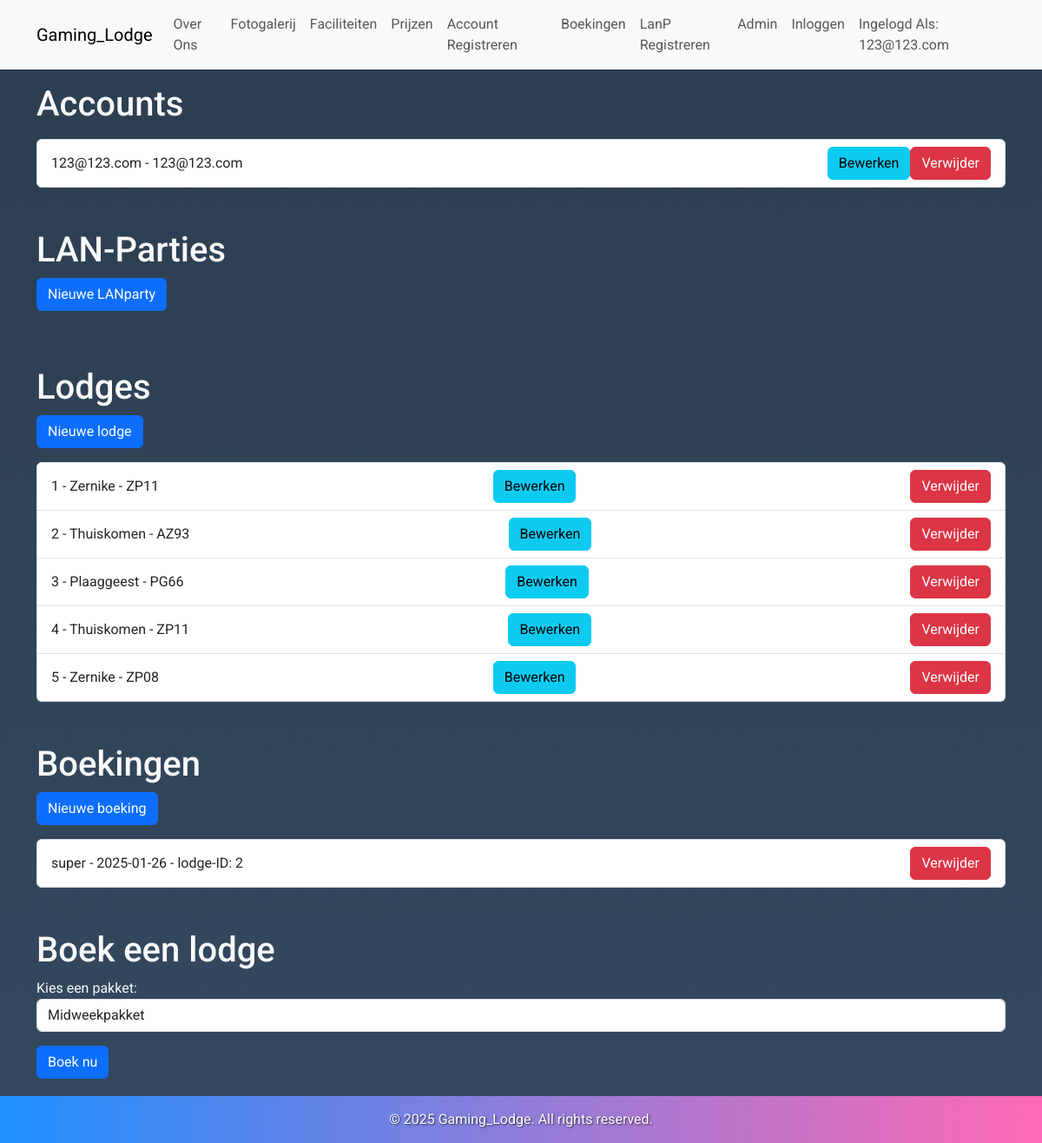
Page /admin (signed in) on the committed database.
### dbmodel.py (models this page shows, shortened)
class KlantTabel(db.Model, UserMixin):
    id = db.Column(db.Integer, primary_key=True)
    username = db.Column(db.String(80), nullable=False)
    email = db.Column(db.String(120), nullable=False)
    password = db.Column(db.String(120), nullable=False)

class BungalowTabel(db.Model):
    id = db.Column(db.Integer, primary_key=True)
    bnaam = db.Column(db.String(80), nullable=False)
    adrescode = db.Column(db.String(80), nullable=False)

class BoekingTabel(db.Model):
    id = db.Column(db.Integer, primary_key=True)
    username = db.Column(db.String(80), nullable=False)
    email = db.Column(db.String(80), nullable=False)
    phone = db.Column(db.String(80), nullable=False)
    bungalow_id = db.Column(db.Integer, db.ForeignKey('bungalow_tabel.id'), nullable=False)
    arrival = db.Column(db.String(80), nullable=False)
    duration = db.Column(db.String(80), nullable=False)
    bungalow_tabel = db.relationship('BungalowTabel', backref=db.backref('boekingen'), lazy=True)

### routes.py (the view)
@app.route('/admin', methods=['GET', 'POST', 'DELETE'])
def klanten():
    users = KlantTabel.query.all()
    parties = LanTabel.query.all()
    boekingen = BoekingTabel.query.all()
    lodges = BungalowTabel.query.all()
    print(boekingen)
    return render_template('admin.html', users=users, parties=parties, boekingen=boekingen, lodges=lodges)

### app.py (called while the page is built)
@app.before_request
def create_tables():
    db.create_all()

### dbmodel.py (called while the page is built)
@login_manager.user_loader
def load_user(user_id):
    return KlantTabel.query.get(int(user_id))

### templates/admin.html (shortened to what this page needs)
{% extends "base.html" %}
{% block content %}
<h1>Accounts</h1>
<ul class="list-group mt-3">
  {% for user in users %}
  <li class="list-group-item d-flex justify-content-between align-items-center">
    {{ user.username }} - {{ user.email }}
    <div class="btn-group" role="group">
      <form method="POST" action="/klant/update/{{ user.id }}" class="d-inline">
        <button type="submit" class="btn btn-info">Bewerken</button>
      </form>
      <form method="POST" action="/klant/verwijder/{{ user.id }}" class="d-inline">
        <button type="submit" class="btn btn-danger">Verwijder</button>
      </form>
    </div>
  </li>
  {% endfor %}
</ul>
<h1 class="mt-5">LAN-Parties</h1>
<a class="btn btn-primary" href="/lanp/reg">Nieuwe LANparty</a>
<h1 class="mt-5">Lodges</h1>
<a class="btn btn-primary" href="/lodge/aanmaken">Nieuwe lodge</a>
<ul class="list-group mt-3">
  {% for lodge in lodges %}
  <li class="list-group-item d-flex justify-content-between align-items-center">
    {{ lodge.id }} - {{ lodge.bnaam }} - {{ lodge.adrescode }}
    <form method="POST" action="/lodge/update/{{ lodge.id }}" class="d-inline">
      <button type="submit" class="btn btn-info">Bewerken</button>
    </form>
    <form method="POST" action="/lodge/verwijder/{{ lodge.id }}" class="d-inline">
      <button type="submit" class="btn btn-danger">Verwijder</button>
    </form>
  </li>
  {% endfor %}
</ul>
<h1 class="mt-5">Boekingen</h1>
<a class="btn btn-primary" href="/boeking/toevoegen">Nieuwe boeking</a>
<ul class="list-group mt-3">
  {% for boeking in boekingen %}
  <li class="list-group-item d-flex justify-content-between align-items-center">
    {{ boeking.username }} - {{ boeking.arrival }} - lodge-ID: {{ boeking.bungalow_id }}
    <form method="POST" action="/boekp/verwijder/{{ boeking.id }}" class="d-inline">
      <button type="submit" class="btn btn-danger">Verwijder</button>
    </form>
  </li>
  {% endfor %}
</ul>
<h1 class="mt-5">Boek een lodge</h1>
<form method="POST" action="/boeking/aanmaken">
  <div class="form-group">
    <label for="pakket">Kies een pakket:</label>
    <select id="pakket" name="pakket" class="form-control">
      <option value="midweek">Midweekpakket</option>
    </select>
  </div>
  <button type="submit" class="btn btn-primary mt-3">Boek nu</button>
</form>
{% endblock %}

### templates/base.html (shortened to what this page needs)
<!DOCTYPE html>
<html lang="en">
<head>
    <link rel="stylesheet" href="https://cdn.jsdelivr.net/npm/bootstrap@5.3.0/dist/css/bootstrap.min.css">
</head>
<body>
    <nav class="navbar navbar-expand-lg navbar-light bg-light">
        <div class="container">
            <a class="navbar-brand" href="/">Gaming_Lodge</a>
            <div class="collapse navbar-collapse" id="navbarNav">
                <ul class="navbar-nav me-auto">
                    <li class="nav-item"><a class="nav-link" href="/overons">Over Ons</a></li>
                    <li class="nav-item"><a class="nav-link" href="/fotogalerij">Fotogalerij</a></li>
                    <li class="nav-item"><a class="nav-link" href="/faciliteiten">Faciliteiten</a></li>
                    <li class="nav-item"><a class="nav-link" href="/prijslijst">Prijzen</a></li>
                    <li class="nav-item"><a class="nav-link" href="/registreren">Account Registreren</a></li>
                    <li class="nav-item"><a class="nav-link" href="/boeking/toevoegen">Boekingen</a></li>
                    <li class="nav-item"><a class="nav-link" href="/lanp/reg">LanP Registreren</a></li>
                    <li class="nav-item"><a class="nav-link" href="/admin">Admin</a></li>
                    <li class="nav-item"><a class="nav-link" href="/login">Inloggen</a></li>
                    <li class="nav-item">
                        <a class="nav-link" href="/account-wijzigen">Ingelogd Als: {{ current_user.username }}</a>
                    </li>
                </ul>
            </div>
        </div>
    </nav>
    <div class="container mt-3">
        {% block content %}{% endblock %}
    </div>
    <footer>
        <p>&copy; 2025 Gaming_Lodge. All rights reserved.</p>
    </footer>
</body>
</html>

### templates/base.html (style rules this page uses)
body { font-family: 'Roboto', sans-serif; margin: 0; padding: 0; background: linear-gradient(to bottom, #2c3e50, #34495e); color: #f8f9fa; }
footer { background: linear-gradient(90deg, #1e90ff, #ff69b4); color: #fff; padding: 15px 0; text-align: center; margin-top: 20px; text-shadow: 1px 1px 2px rgba(0, 0, 0, 0.7); }
footer p { margin: 0; font-size: 1em; }

### rows in the picture
KlantTabel: username "123@123.com", email "123@123.com"
BungalowTabel: id "1", bnaam "Zernike", adrescode "ZP11"
BungalowTabel: id "2", bnaam "Thuiskomen", adrescode "AZ93"
BungalowTabel: id "3", bnaam "Plaaggeest", adrescode "PG66"
BungalowTabel: id "4", bnaam "Thuiskomen", adrescode "ZP11"
BungalowTabel: id "5", bnaam "Zernike", adrescode "ZP08"
BoekingTabel: username "super", arrival "2025-01-26", bungalow_id "2"
